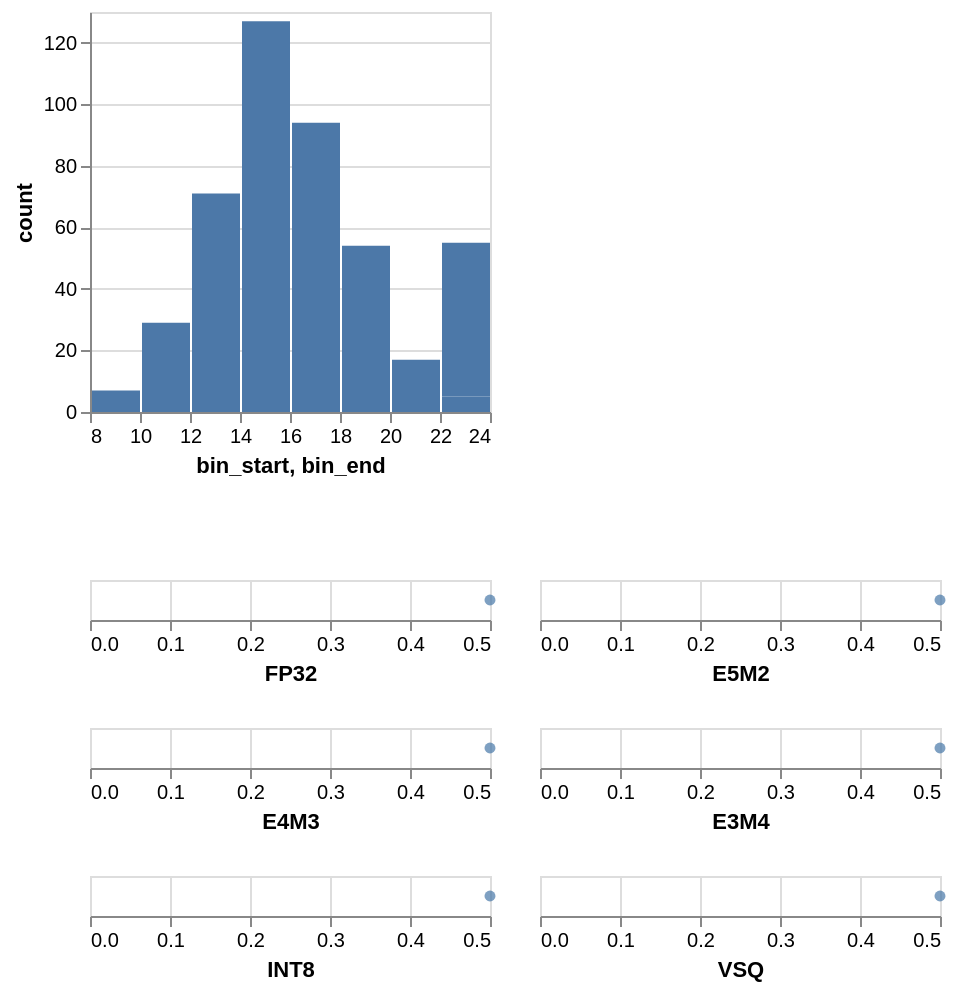

The Vega-Lite source for this figure:
### Vega specification from a JSON file in a GitHub repository (floating-point values rounded to 4 significant figures)
{"$schema": "https://vega.github.io/schema/vega/v5.json", "background": "white", "padding": 5, "layout": {"columns": 1, "padding": 50}, "data": [{"name": "data_FP32", "values": [{"value": 0.5, "type_": "FP32"}]}, {"name": "data_E5M2", "values": [{"value": 0.5, "type_": "E5M2"}]}, {"name": "data_E4M3", "values": [{"value": 0.5, "type_": "E4M3"}]}, {"name": "data_E3M4", "values": [{"value": 0.5, "type_": "E3M4"}]}, {"name": "data_INT8", "values": [{"value": 0.5, "type_": "INT8"}]}, {"name": "data_VSQ", "values": [{"value": 0.5, "type_": "VSQ"}]}, {"name": "source_0", "values": [{"bin_start": 8, "bin_end": 10, "count": 7}, {"bin_start": 10, "bin_end": 12, "count": 29}, {"bin_start": 12, "bin_end": 14, "count": 71}, {"bin_start": 14, "bin_end": 16, "count": 127}, {"bin_start": 16, "bin_end": 18, "count": 94}, {"bin_start": 18, "bin_end": 20, "count": 54}, {"bin_start": 20, "bin_end": 22, "count": 17}, {"bin_start": 22, "bin_end": 24, "count": 5}, {"bin_start": 22, "bin_end": 24, "count": 50}]}, {"name": "data_0", "source": "source_0", "transform": [{"type": "stack", "groupby": ["bin_start", "bin_start"], "field": "count", "sort": {"field": [], "order": []}, "as": ["count_start", "count_end"], "offset": "zero"}, {"type": "filter", "expr": "isValid(datum[\"bin_start\"]) && isFinite(+datum[\"bin_start\"]) && isValid(datum[\"count\"]) && isFinite(+datum[\"count\"])"}]}], "marks": [{"type": "group", "name": "hist_group", "style": "cell", "signals": [{"name": "hist_height", "value": 200}, {"name": "hist_width", "value": 200}], "marks": [{"type": "group", "name": "child__FP32_group", "style": "cell", "encode": {"update": {"width": {"signal": "hist_width"}, "height": {"signal": "hist_height"}}}, "signals": [{"name": "height", "update": "hist_height"}], "marks": [{"name": "hist_marks", "type": "rect", "style": ["bar"], "from": {"data": "data_0"}, "encode": {"update": {"fill": {"value": "#4c78a8"}, "ariaRoleDescription": {"value": "bar"}, "x2": {"scale": "x", "field": "bin_start", "offset": 1}, "x": {"scale": "x", "field": "bin_end"}, "y": {"scale": "y", "field": "count_end"}, "y2": {"scale": "y", "field": "count_start"}}}}], "axes": [{"scale": "y", "orient": "left", "gridScale": "x", "grid": true, "tickCount": {"signal": "ceil(hist_height/40)"}, "domain": false, "labels": false, "aria": false, "maxExtent": 0, "minExtent": 0, "ticks": false, "zindex": 0}, {"scale": "x", "orient": "bottom", "grid": false, "title": "bin_start, bin_end", "labelFlush": true, "labelOverlap": true, "tickCount": {"signal": "ceil(hist_width/40)"}, "zindex": 0}, {"scale": "y", "orient": "left", "grid": false, "title": "count", "labelOverlap": true, "tickCount": {"signal": "ceil(hist_height/40)"}, "zindex": 0}]}], "scales": [{"name": "x", "type": "linear", "domain": {"data": "data_0", "fields": ["bin_start", "bin_end"]}, "range": [0, {"signal": "hist_width"}], "bins": {"step": 2}, "zero": false}, {"name": "y", "type": "linear", "domain": {"data": "data_0", "fields": ["count_start", "count_end"]}, "range": [{"signal": "hist_height"}, 0], "nice": true, "zero": true}]}, {"type": "group", "name": "scale_group", "style": "cell", "signals": [{"name": "childWidth", "value": 200}, {"name": "childHeight", "value": 20}, {"name": "point_color", "value": "#4778a8"}], "layout": {"padding": 20, "columns": 2, "bounds": "full", "align": "all"}, "marks": [{"type": "group", "name": "child__FP32_group", "style": "cell", "encode": {"update": {"width": {"signal": "childWidth"}, "height": {"signal": "childHeight"}}}, "signals": [{"name": "height", "update": "childHeight"}], "marks": [{"type": "symbol", "name": "child__FP32_marks", "style": "point", "from": {"data": "data_FP32"}, "encode": {"update": {"opacity": {"value": 0.7}, "fill": {"signal": "point_color"}, "ariaRoleDescription": {"value": "point"}, "x": {"scale": "child__FP32_x", "field": "value"}, "y": {"signal": "childHeight", "mult": 0.5}, "tooltip": [{"signal": "{\"value\":datum[\"value\"]}"}]}}}], "axes": [{"scale": "child__FP32_x", "orient": "bottom", "grid": true, "tickCount": {"signal": "ceil(childWidth/40)"}, "domain": false, "labels": false, "aria": false, "maxExtent": 0, "minExtent": 0, "ticks": false, "zindex": 0}, {"scale": "child__FP32_x", "orient": "bottom", "grid": false, "tickCount": {"signal": "ceil(childWidth/40)"}, "zindex": 0, "labelFlush": true, "labelOverlap": true, "title": "FP32"}]}, {"type": "group", "name": "child__E5M2_group", "style": "cell", "encode": {"update": {"width": {"signal": "childWidth"}, "height": {"signal": "childHeight"}}}, "signals": [{"name": "height", "update": "childHeight"}], "marks": [{"type": "symbol", "name": "child__E5M2_marks", "style": "point", "from": {"data": "data_E5M2"}, "encode": {"update": {"opacity": {"value": 0.7}, "fill": {"signal": "point_color"}, "ariaRoleDescription": {"value": "point"}, "x": {"scale": "child__E5M2_x", "field": "value"}, "y": {"signal": "childHeight", "mult": 0.5}, "tooltip": [{"signal": "{\"value\":datum[\"value\"]}"}]}}}], "axes": [{"scale": "child__E5M2_x", "orient": "bottom", "grid": true, "tickCount": {"signal": "ceil(childWidth/40)"}, "domain": false, "labels": false, "aria": false, "maxExtent": 0, "minExtent": 0, "ticks": false, "zindex": 0}, {"scale": "child__E5M2_x", "orient": "bottom", "grid": false, "tickCount": {"signal": "ceil(childWidth/40)"}, "zindex": 0, "labelFlush": true, "labelOverlap": true, "title": "E5M2"}]}, {"type": "group", "name": "child__E4M3_group", "style": "cell", "encode": {"update": {"width": {"signal": "childWidth"}, "height": {"signal": "childHeight"}}}, "signals": [{"name": "height", "update": "childHeight"}], "marks": [{"type": "symbol", "name": "child__E4M3_marks", "style": "point", "from": {"data": "data_E4M3"}, "encode": {"update": {"opacity": {"value": 0.7}, "fill": {"signal": "point_color"}, "ariaRoleDescription": {"value": "point"}, "x": {"scale": "child__E4M3_x", "field": "value"}, "y": {"signal": "childHeight", "mult": 0.5}, "tooltip": [{"signal": "{\"value\":datum[\"value\"]}"}]}}}], "axes": [{"scale": "child__E4M3_x", "orient": "bottom", "grid": true, "tickCount": {"signal": "ceil(childWidth/40)"}, "domain": false, "labels": false, "aria": false, "maxExtent": 0, "minExtent": 0, "ticks": false, "zindex": 0}, {"scale": "child__E4M3_x", "orient": "bottom", "grid": false, "tickCount": {"signal": "ceil(childWidth/40)"}, "zindex": 0, "labelFlush": true, "labelOverlap": true, "title": "E4M3"}]}, {"type": "group", "name": "child__E3M4_group", "style": "cell", "encode": {"update": {"width": {"signal": "childWidth"}, "height": {"signal": "childHeight"}}}, "signals": [{"name": "height", "update": "childHeight"}], "marks": [{"type": "symbol", "name": "child__E3M4_marks", "style": "point", "from": {"data": "data_E3M4"}, "encode": {"update": {"opacity": {"value": 0.7}, "fill": {"signal": "point_color"}, "ariaRoleDescription": {"value": "point"}, "x": {"scale": "child__E3M4_x", "field": "value"}, "y": {"signal": "childHeight", "mult": 0.5}, "tooltip": [{"signal": "{\"value\":datum[\"value\"]}"}]}}}], "axes": [{"scale": "child__E3M4_x", "orient": "bottom", "grid": true, "tickCount": {"signal": "ceil(childWidth/40)"}, "domain": false, "labels": false, "aria": false, "maxExtent": 0, "minExtent": 0, "ticks": false, "zindex": 0}, {"scale": "child__E3M4_x", "orient": "bottom", "grid": false, "tickCount": {"signal": "ceil(childWidth/40)"}, "zindex": 0, "labelFlush": true, "labelOverlap": true, "title": "E3M4"}]}, {"type": "group", "name": "child__INT8_group", "style": "cell", "encode": {"update": {"width": {"signal": "childWidth"}, "height": {"signal": "childHeight"}}}, "signals": [{"name": "height", "update": "childHeight"}], "marks": [{"type": "symbol", "name": "child__INT8_marks", "style": "point", "from": {"data": "data_INT8"}, "encode": {"update": {"opacity": {"value": 0.7}, "fill": {"signal": "point_color"}, "ariaRoleDescription": {"value": "point"}, "x": {"scale": "child__INT8_x", "field": "value"}, "y": {"signal": "childHeight", "mult": 0.5}, "tooltip": [{"signal": "{\"value\":datum[\"value\"]}"}]}}}], "axes": [{"scale": "child__INT8_x", "orient": "bottom", "grid": true, "tickCount": {"signal": "ceil(childWidth/40)"}, "domain": false, "labels": false, "aria": false, "maxExtent": 0, "minExtent": 0, "ticks": false, "zindex": 0}, {"scale": "child__INT8_x", "orient": "bottom", "grid": false, "tickCount": {"signal": "ceil(childWidth/40)"}, "zindex": 0, "labelFlush": true, "labelOverlap": true, "title": "INT8"}]}, {"type": "group", "name": "child__VSQ_group", "style": "cell", "encode": {"update": {"width": {"signal": "childWidth"}, "height": {"signal": "childHeight"}}}, "signals": [{"name": "height", "update": "childHeight"}], "marks": [{"type": "symbol", "name": "child__VSQ_marks", "style": "point", "from": {"data": "data_VSQ"}, "encode": {"update": {"opacity": {"value": 0.7}, "fill": {"signal": "point_color"}, "ariaRoleDescription": {"value": "point"}, "x": {"scale": "child__VSQ_x", "field": "value"}, "y": {"signal": "childHeight", "mult": 0.5}, "tooltip": [{"signal": "{\"value\":datum[\"value\"]}"}]}}}], "axes": [{"scale": "child__VSQ_x", "orient": "bottom", "grid": true, "tickCount": {"signal": "ceil(childWidth/40)"}, "domain": false, "labels": false, "aria": false, "maxExtent": 0, "minExtent": 0, "ticks": false, "zindex": 0}, {"scale": "child__VSQ_x", "orient": "bottom", "grid": false, "tickCount": {"signal": "ceil(childWidth/40)"}, "zindex": 0, "labelFlush": true, "labelOverlap": true, "title": "VSQ"}]}], "scales": [{"name": "child__FP32_x", "type": "linear", "domain": {"data": "data_FP32", "field": "value"}, "range": [0, {"signal": "childWidth"}], "nice": true, "zero": true}, {"name": "child__E5M2_x", "type": "linear", "domain": {"data": "data_E5M2", "field": "value"}, "range": [0, {"signal": "childWidth"}], "nice": true, "zero": true}, {"name": "child__E4M3_x", "type": "linear", "domain": {"data": "data_E4M3", "field": "value"}, "range": [0, {"signal": "childWidth"}], "nice": true, "zero": true}, {"name": "child__E3M4_x", "type": "linear", "domain": {"data": "data_E3M4", "field": "value"}, "range": [0, {"signal": "childWidth"}], "nice": true, "zero": true}, {"name": "child__INT8_x", "type": "linear", "domain": {"data": "data_INT8", "field": "value"}, "range": [0, {"signal": "childWidth"}], "nice": true, "zero": true}, {"name": "child__VSQ_x", "type": "linear", "domain": {"data": "data_VSQ", "field": "value"}, "range": [0, {"signal": "childWidth"}], "nice": true, "zero": true}]}]}
